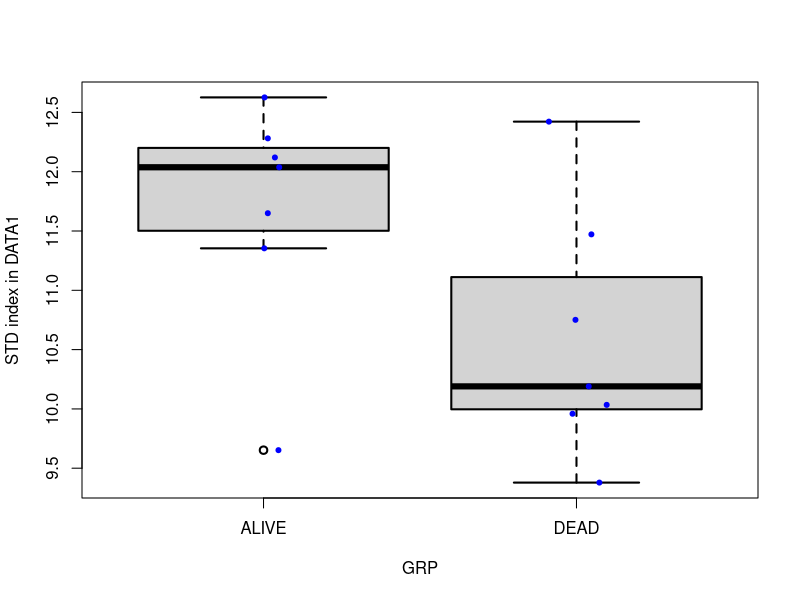
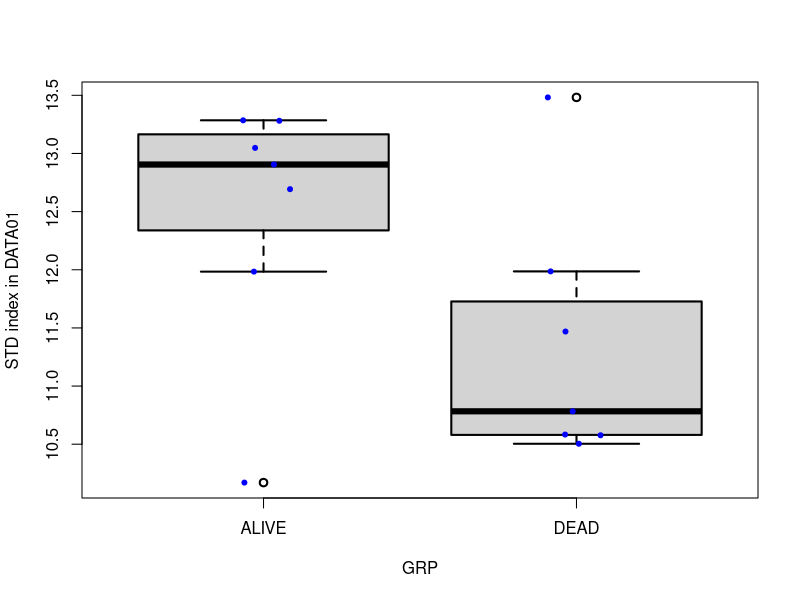
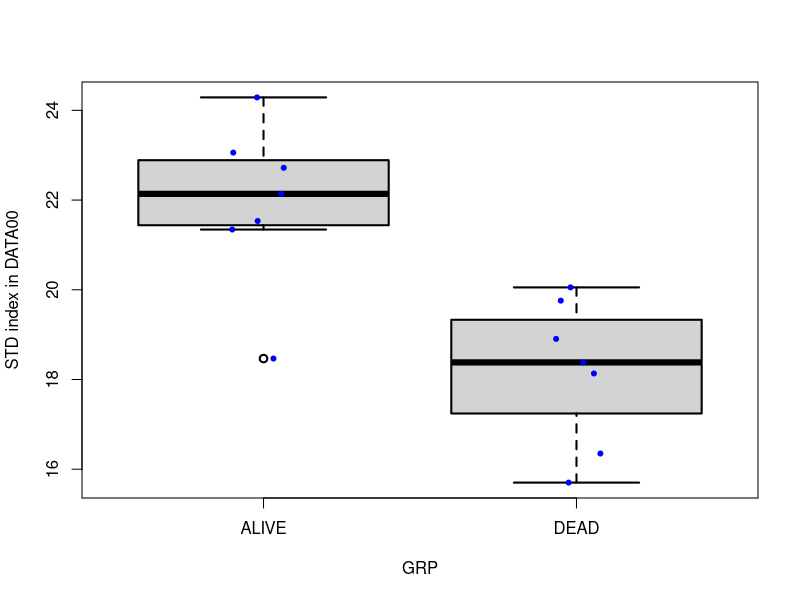
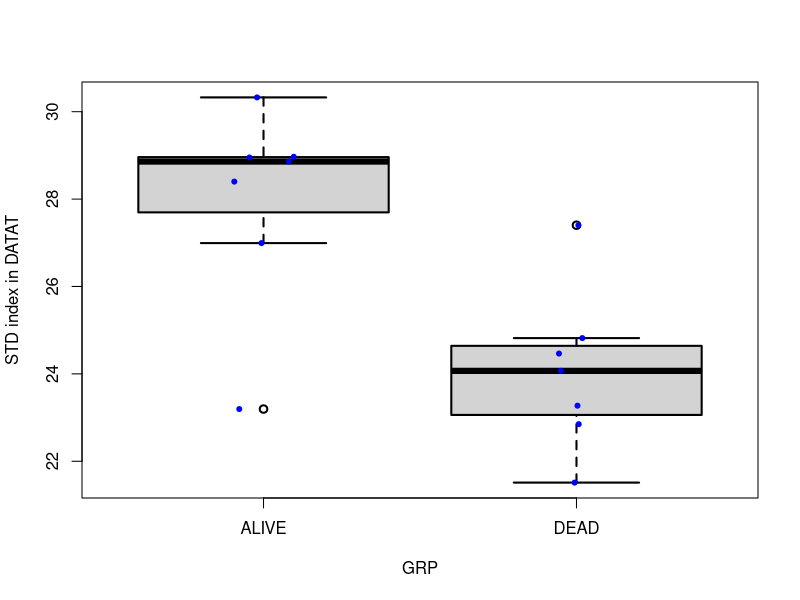
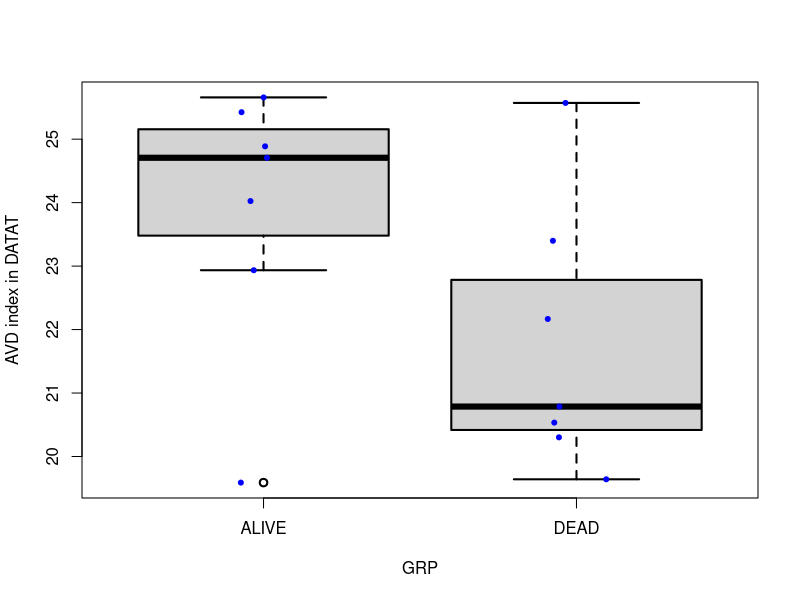

Reproduce these figures in R, in order.
IDDEAD<-c(25, 29, 63, 80, 86, 88, 97)
IDLIVE<-c(1, 2, 3, 5, 6, 8, 9)
NN<-7

BSI1_DEAD<-c(10.0342,   10.7511,   10.1901,   11.4718,    9.3788,   12.4222,    9.9593)
BSI1_LIVE<-c(9.6522,   12.2812,   12.6265,   12.0375,   12.1202,   11.3540,   11.6501)
BSI01_DEAD<-c(10.504,   11.469,   10.783 ,  11.986,   10.583,   13.482,   10.577)
BSI01_LIVE<-c(10.170,   13.281,   13.048,   12.905,   13.285,   11.984,   12.693)
BSI00_DEAD<-c(15.702,   16.350,   18.905,   18.381,   19.758,   20.053,   18.134)
BSI00_LIVE<-c(18.467,   22.138,   21.534,   22.719,   24.288,   21.343,   23.058)
BSIA_DEAD<-c(20.534,   22.167,   20.787,   23.399,   19.641,   25.571,   20.302)
BSIA_LIVE<-c(19.589,   25.425,   25.658,   24.707,   24.887,   22.935,   24.025)
BSIT_DEAD<-c(21.512,   22.849,   24.069,   24.819,   24.465,   27.402,   23.272)
BSIT_LIVE<-c(23.195,   28.860,   28.400,   28.952,   30.327,   26.993,   28.969)

setEPS()
postscript("DATA1-STD-box.eps")
ddf = data.frame(NUMS = c(BSI1_DEAD,BSI1_LIVE), GRP = c(rep("DEAD", NN), rep("ALIVE", NN)))
boxplot(NUMS ~ GRP, data = ddf, lwd = 2, ylab = 'STD index in DATA1')
stripchart(NUMS ~ GRP, vertical = TRUE, data = ddf, 
    method = "jitter", add = TRUE, pch = 20, col = 'blue')
dev.off()


setEPS()
postscript("DATA01-STD-box.eps")
ddf = data.frame(NUMS = c(BSI01_DEAD,BSI01_LIVE), GRP = c(rep("DEAD", NN), rep("ALIVE", NN)))
boxplot(NUMS ~ GRP, data = ddf, lwd = 2, ylab = 'STD index in DATA01')
stripchart(NUMS ~ GRP, vertical = TRUE, data = ddf, 
    method = "jitter", add = TRUE, pch = 20, col = 'blue')
dev.off()


setEPS()
postscript("DATA00-STD-box.eps")
ddf = data.frame(NUMS = c(BSI00_DEAD,BSI00_LIVE), GRP = c(rep("DEAD", NN), rep("ALIVE", NN)))
boxplot(NUMS ~ GRP, data = ddf, lwd = 2, ylab = 'STD index in DATA00')
stripchart(NUMS ~ GRP, vertical = TRUE, data = ddf, 
    method = "jitter", add = TRUE, pch = 20, col = 'blue')
dev.off()


setEPS()
postscript("DATAT-STD-box.eps")
ddf = data.frame(NUMS = c(BSIT_DEAD,BSIT_LIVE), GRP = c(rep("DEAD", NN), rep("ALIVE", NN)))
boxplot(NUMS ~ GRP, data = ddf, lwd = 2, ylab = 'STD index in DATAT')
stripchart(NUMS ~ GRP, vertical = TRUE, data = ddf, 
    method = "jitter", add = TRUE, pch = 20, col = 'blue')
dev.off()


setEPS()
postscript("DATAT-AVD-box.eps")
ddf = data.frame(NUMS = c(BSIA_DEAD,BSIA_LIVE), GRP = c(rep("DEAD", NN), rep("ALIVE", NN)))
boxplot(NUMS ~ GRP, data = ddf, lwd = 2, ylab = 'AVD index in DATAT')
stripchart(NUMS ~ GRP, vertical = TRUE, data = ddf, 
    method = "jitter", add = TRUE, pch = 20, col = 'blue')
dev.off()
